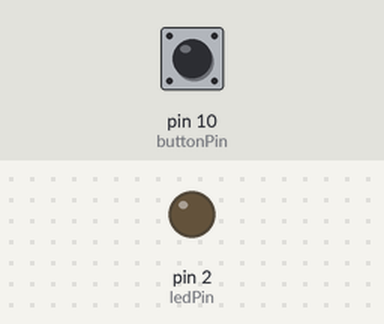
Recording of a sketch running on a simulated Arduino Uno, built with avr-gcc and run on an emulated ATmega328P. Shown: output pins drawn as LEDs (lit = HIGH). Inputs (shaded band) come from the test bench; at power-on: pin 10 (buttonPin) HIGH.

Above: at 1.2 s.
1.3 s: pin 10 (buttonPin) pulled LOW for 0.15 s
At 1.37 s:
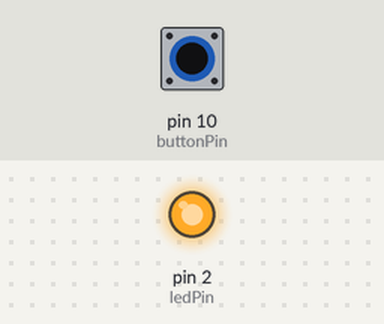
2.9 s: pin 10 (buttonPin) pulled LOW for 3.2 s
At 6.8 s:
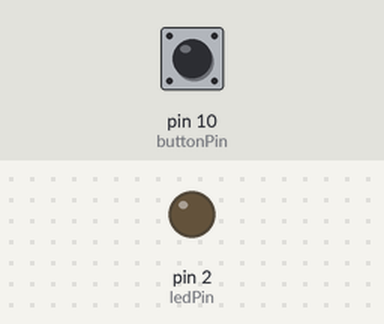
Timing chart, 0 to 8.3 s (numbered marks = the images above; inputs shaded):
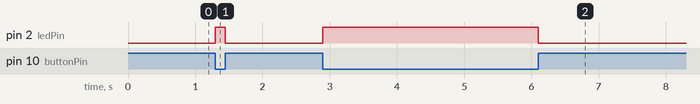

Measured:
- after the input at 1.3 s, pin 2 (ledPin): LOW → HIGH at once, → LOW 0.15 s later
- after the input at 2.9 s, pin 2 (ledPin): LOW → HIGH at once, → LOW 3.2 s later

The sketch:

button_and_LED.ino
```cpp
const byte buttonPin = 10;
const byte ledPin = 2;

int last_reading; // stores button state
int count = 0;  // button press counter

void setup() {
  // put your setup code here, to run once:
  pinMode(buttonPin, INPUT_PULLUP);
  pinMode(ledPin, OUTPUT);
  digitalWrite(ledPin, LOW);
}

void loop() {
  // put your main code here, to run repeatedly:
  int reading = digitalRead(buttonPin);

  if (reading == HIGH) { // when the button is not pressed
    digitalWrite(ledPin, LOW);
  } else {
    digitalWrite(ledPin, HIGH);
  }
}
```
